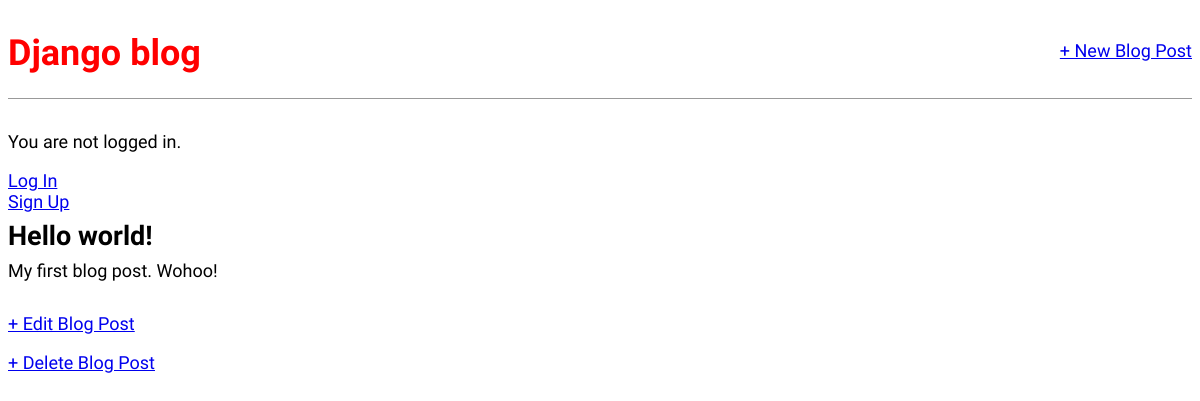
/post/1/, run on an earlier commit of the app's database.
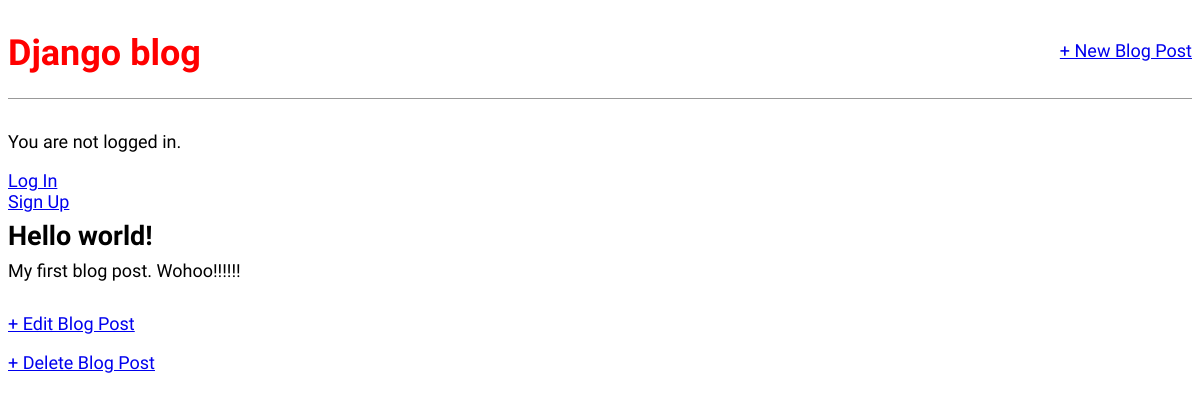
And on a later commit of the database.
### blog/models.py (models this page shows, shortened)
class Post(models.Model):
    title = models.CharField(max_length=200)
    author = models.ForeignKey('auth.User', on_delete=models.CASCADE, )
    body = models.TextField()

### blog/views.py (the view)
# urls.py: path('post/<int:pk>/', BlogDetailView.as_view(), name='post_detail'),
class BlogDetailView(DetailView):
    model = Post
    template_name = 'post_detail.html'

### templates/post_detail.html
{% extends 'base.html' %}
{% block content %}
<div class="post-entry">
    <h2>{{ post.title }}</h2>
    <p>{{ post.body }}</p>
</div>
<p><a href="{% url 'post_edit' post.pk %}">+ Edit Blog Post</a></p>
<p><a href="{% url 'post_delete' post.pk %}">+ Delete Blog Post</a></p>
{% endblock content %}

What changed in the data, as far as the page shows it:
changed Post "Hello world!": body "My first blog post. Wohoo!" → "My first blog post. Wohoo!!!!!!"
